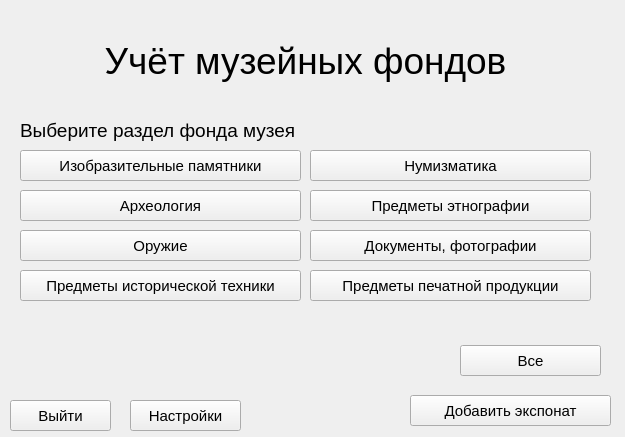
<?xml version="1.0" encoding="UTF-8"?>
<ui version="4.0">
 <class>Main</class>
 <widget class="QWidget" name="Main">
  <property name="geometry">
   <rect>
    <x>0</x>
    <y>0</y>
    <width>625</width>
    <height>437</height>
   </rect>
  </property>
  <property name="windowTitle">
   <string>Form</string>
  </property>
  <property name="styleSheet">
   <string notr="true"/>
  </property>
  <widget class="QLabel" name="Title">
   <property name="geometry">
    <rect>
     <x>10</x>
     <y>20</y>
     <width>591</width>
     <height>81</height>
    </rect>
   </property>
   <property name="font">
    <font>
     <pointsize>28</pointsize>
    </font>
   </property>
   <property name="text">
    <string>Учёт музейных фондов</string>
   </property>
   <property name="alignment">
    <set>Qt::AlignCenter</set>
   </property>
  </widget>
  <widget class="QLabel" name="labelSelection">
   <property name="geometry">
    <rect>
     <x>20</x>
     <y>120</y>
     <width>281</width>
     <height>21</height>
    </rect>
   </property>
   <property name="font">
    <font>
     <pointsize>14</pointsize>
    </font>
   </property>
   <property name="text">
    <string>Выберите раздел фонда музея</string>
   </property>
  </widget>
  <widget class="QPushButton" name="allButton">
   <property name="enabled">
    <bool>true</bool>
   </property>
   <property name="geometry">
    <rect>
     <x>460</x>
     <y>345</y>
     <width>141</width>
     <height>31</height>
    </rect>
   </property>
   <property name="font">
    <font>
     <pointsize>11</pointsize>
    </font>
   </property>
   <property name="text">
    <string>Все</string>
   </property>
  </widget>
  <widget class="QPushButton" name="addButton">
   <property name="geometry">
    <rect>
     <x>410</x>
     <y>395</y>
     <width>201</width>
     <height>31</height>
    </rect>
   </property>
   <property name="font">
    <font>
     <pointsize>11</pointsize>
    </font>
   </property>
   <property name="text">
    <string>Добавить экспонат</string>
   </property>
  </widget>
  <widget class="QPushButton" name="exitButton">
   <property name="geometry">
    <rect>
     <x>10</x>
     <y>400</y>
     <width>101</width>
     <height>31</height>
    </rect>
   </property>
   <property name="font">
    <font>
     <pointsize>11</pointsize>
    </font>
   </property>
   <property name="text">
    <string>Выйти</string>
   </property>
  </widget>
  <widget class="QPushButton" name="pushButton_1">
   <property name="geometry">
    <rect>
     <x>20</x>
     <y>150</y>
     <width>281</width>
     <height>31</height>
    </rect>
   </property>
   <property name="font">
    <font>
     <pointsize>11</pointsize>
    </font>
   </property>
   <property name="text">
    <string>Изобразительные памятники</string>
   </property>
  </widget>
  <widget class="QPushButton" name="pushButton_2">
   <property name="geometry">
    <rect>
     <x>310</x>
     <y>150</y>
     <width>281</width>
     <height>31</height>
    </rect>
   </property>
   <property name="font">
    <font>
     <pointsize>11</pointsize>
    </font>
   </property>
   <property name="text">
    <string>Нумизматика</string>
   </property>
  </widget>
  <widget class="QPushButton" name="pushButton_3">
   <property name="geometry">
    <rect>
     <x>20</x>
     <y>190</y>
     <width>281</width>
     <height>31</height>
    </rect>
   </property>
   <property name="font">
    <font>
     <pointsize>11</pointsize>
    </font>
   </property>
   <property name="text">
    <string>Археология</string>
   </property>
  </widget>
  <widget class="QPushButton" name="pushButton_4">
   <property name="geometry">
    <rect>
     <x>310</x>
     <y>190</y>
     <width>281</width>
     <height>31</height>
    </rect>
   </property>
   <property name="font">
    <font>
     <pointsize>11</pointsize>
    </font>
   </property>
   <property name="text">
    <string>Предметы этнографии</string>
   </property>
  </widget>
  <widget class="QPushButton" name="pushButton_5">
   <property name="geometry">
    <rect>
     <x>20</x>
     <y>230</y>
     <width>281</width>
     <height>31</height>
    </rect>
   </property>
   <property name="font">
    <font>
     <pointsize>11</pointsize>
    </font>
   </property>
   <property name="text">
    <string>Оружие</string>
   </property>
  </widget>
  <widget class="QPushButton" name="pushButton_6">
   <property name="geometry">
    <rect>
     <x>310</x>
     <y>230</y>
     <width>281</width>
     <height>31</height>
    </rect>
   </property>
   <property name="font">
    <font>
     <pointsize>11</pointsize>
    </font>
   </property>
   <property name="text">
    <string>Документы, фотографии</string>
   </property>
  </widget>
  <widget class="QPushButton" name="pushButton_7">
   <property name="geometry">
    <rect>
     <x>20</x>
     <y>270</y>
     <width>281</width>
     <height>31</height>
    </rect>
   </property>
   <property name="font">
    <font>
     <pointsize>11</pointsize>
    </font>
   </property>
   <property name="text">
    <string>Предметы исторической техники</string>
   </property>
  </widget>
  <widget class="QPushButton" name="pushButton_8">
   <property name="geometry">
    <rect>
     <x>310</x>
     <y>270</y>
     <width>281</width>
     <height>31</height>
    </rect>
   </property>
   <property name="font">
    <font>
     <pointsize>11</pointsize>
    </font>
   </property>
   <property name="text">
    <string>Предметы печатной продукции</string>
   </property>
  </widget>
  <widget class="QPushButton" name="settingsButton">
   <property name="geometry">
    <rect>
     <x>130</x>
     <y>400</y>
     <width>111</width>
     <height>31</height>
    </rect>
   </property>
   <property name="font">
    <font>
     <pointsize>11</pointsize>
    </font>
   </property>
   <property name="text">
    <string>Настройки</string>
   </property>
  </widget>
 </widget>
 <resources/>
 <connections/>
</ui>
